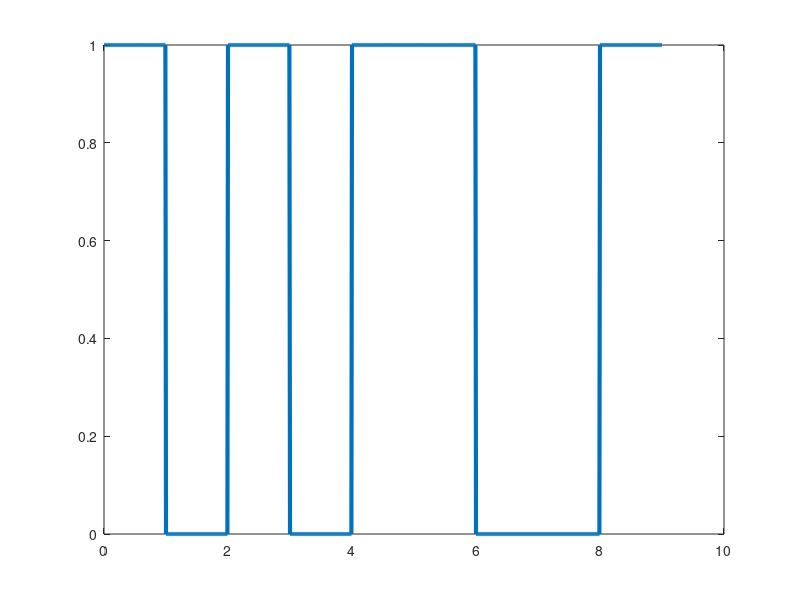

This figure's MATLAB source:
bits=[1 0 1 0 1 1 0 0 1];
bitduration=1;
T=length(bits)*bitduration;
fs=100;
t=0:bitduration/fs:T;

x=zeros(1,length(t));


for i=1:length(bits)

    if(bits(i)==1)

      x((i-1)*fs+1:i*fs)=1;


     else

       x((i-1)*fs+1:i*fs)=0;


    end



end

x(i*fs+1)=x(i*fs);


plot(t,x,'Linewidth',3);

counter=0;

for i=1:fs:length(x)-1
  counter=counter+1;
    if(x(i)==1)
      result(counter)=1;
    else
       result(counter)=0;
    end
end

  disp('result')
